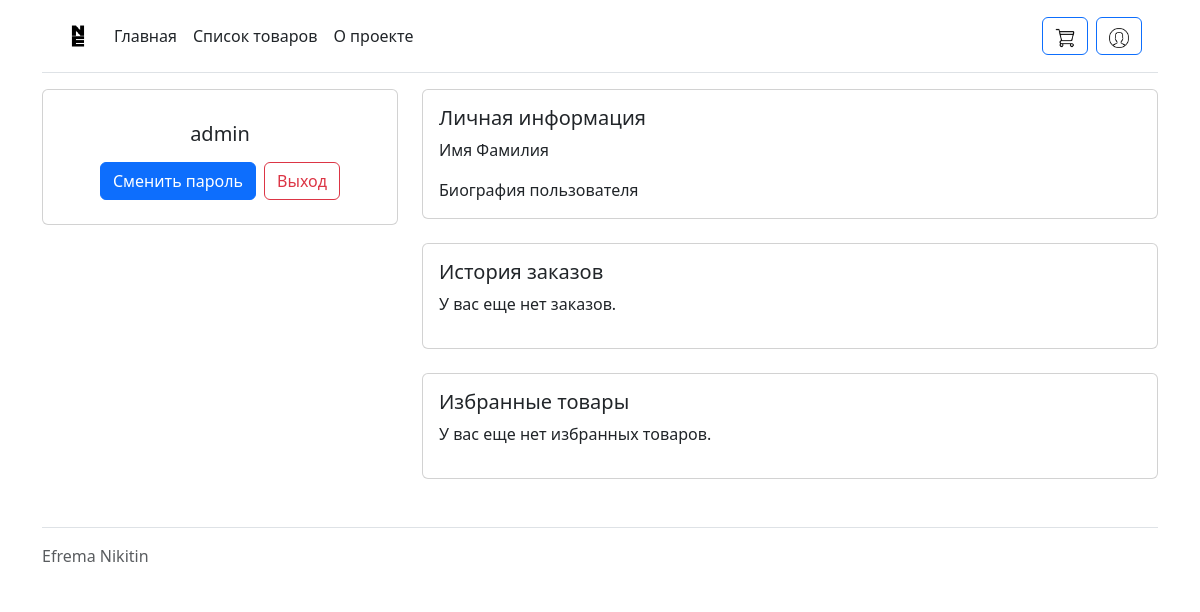
The page /profile/ (signed in) on the database as committed earlier.
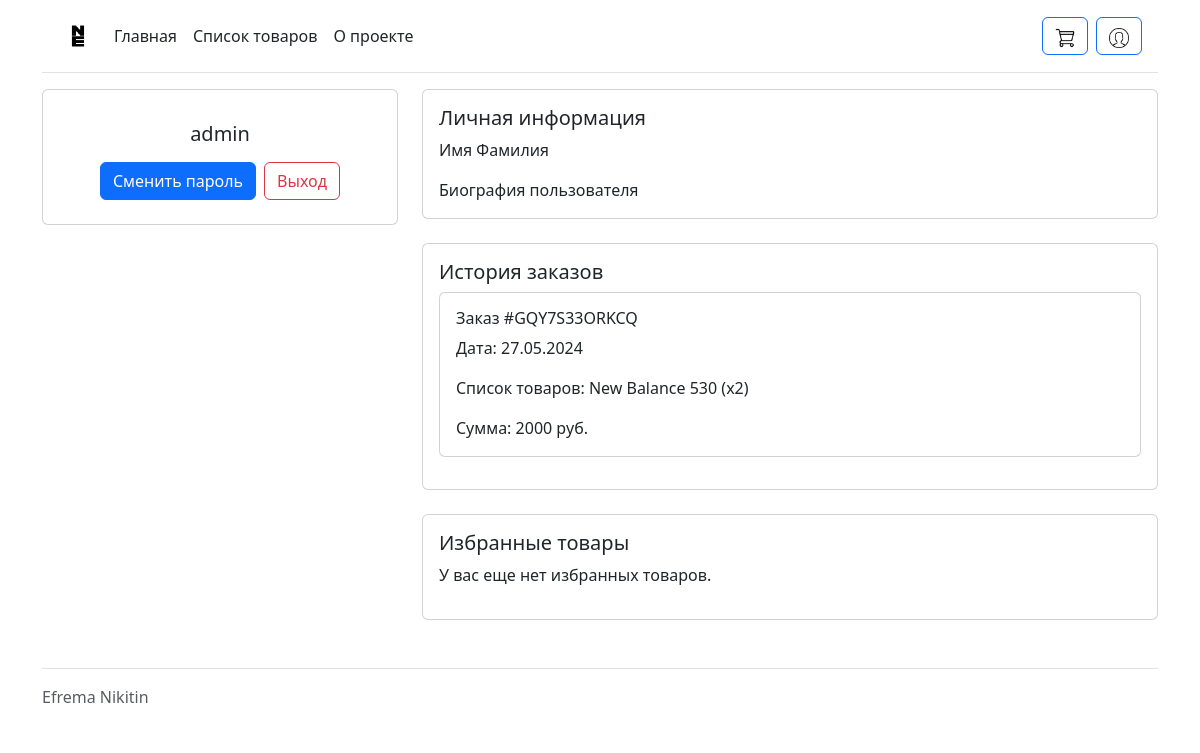
The same page on the database as committed later.
### catalog/models.py (models this page shows, shortened)
class OrderHistory(models.Model):
    user = models.ForeignKey(User, on_delete=models.CASCADE, related_name='orders')
    order_number = models.CharField(max_length=20, unique=True)
    order_date = models.DateTimeField(auto_now_add=True)
    items = models.TextField()
    total_price = models.PositiveIntegerField(default=1)

### homepage/views.py (the view)
# urls.py: path("profile/", homepage.views.profile, name="profile"),
def profile(request):
    user = request.user
    if user.is_authenticated:
        orders = OrderHistory.objects.filter(user=user).order_by('-order_date')
    else:
        orders = []
    context = {"user": user,
               'orders': orders}
    template = "homepage/profile.html"
    return render(request, template, context)

### templates/homepage/profile.html (shortened to what this page needs)
{% extends "base.html" %}
{% load static %}
{% block content %}
  {% if user.is_authenticated %}
    <div class="row">
      <div class="col-md-4">
        <div class="card mb-4">
          <div class="card-body text-center">
            <h5 class="my-3">{{ user.username }}</h5>
            <div class="d-flex justify-content-center mb-2">
              <a href="{% url 'users:password_change' %}" class="btn btn-primary me-2">Сменить пароль</a>
              <a href="{% url 'users:logout' %}" class="btn btn-outline-danger">Выход</a>
            </div>
          </div>
        </div>
      </div>
      <div class="col-md-8">
        <div class="card mb-4">
          <div class="card-body">
            <h5 class="card-title">Личная информация</h5>
            <p class="card-text">Имя Фамилия</p>
            <p class="card-text">Биография пользователя</p>
          </div>
        </div>
        <div class="card mb-4">
          <div class="card-body">
            <h5 class="card-title">История заказов</h5>
            {% for order in orders %}
            <div class="card mb-3">
              <div class="card-body">
                <h6 class="card-title">Заказ #{{ order.order_number }}</h6>
                <p class="card-text">Дата: {{ order.order_date|date:"d.m.Y" }}</p>
                <p class="card-text">Список товаров: {{ order.items }}</p>
                <p class="card-text">Сумма: {{ order.total_price }} руб.</p>
              </div>
            </div>
            {% empty %}
            <p>У вас еще нет заказов.</p>
            {% endfor %}
          </div>
        </div>
        <div class="card mb-4">
          <div class="card-body">
            <h5 class="card-title">Избранные товары</h5>
            <div class="row">
              {% for favorite in user.favorite_items.all %}
              <div class="col-md-4">
                <a href="{% url 'catalog:item_detail' favorite.item.pk %}" class="card-link">
                  <div class="card position-relative">
                    <img src="{{ favorite.item.item_main_image.image.url }}" class="card-img-top">
                    <div class="card-body">
                      <h5 class="card-title">{{ favorite.item.name }}</h5>
                      <p class="card-text">{{ favorite.item.price }} руб</p>
                    </div>
                    <a href="#" class="position-absolute bottom-0 end-0 m-3 favorite-toggle" data-item-id="{{ favorite.item.pk }}">
                      <svg xmlns="http://www.w3.org/2000/svg" viewBox="0 0 24 24" fill="red" width="24px" height="24px">
                        <path d="M0 0h24v24H0z" fill="none"/>
                        <path d="M12 17.27L18.18 21l-1.64-7.03L22 9.24l-7.19-.61L12 2 9.19 8.63 2 9.24l5.46 4.73L5.82 21z"/>
                      </svg>
                    </a>
                  </div>
                </a>
              </div>
              {% empty %}
              <p>У вас еще нет избранных товаров.</p>
              {% endfor %}
            </div>
          </div>
        </div>
      </div>
    </div>
  {% else %}
    {% url 'users:login' as the_url %}
    <meta http-equiv="refresh" content="0; url={{ the_url }}">
  {% endif %}
{% endblock %}

Rows that differ between the two databases and show on the page:
added OrderHistory: order_number "GQY7S33ORKCQ", order_date "27.05.2024", items "New Balance 530 (x2)", total_price "2000"
Other text that changed with them:
text no longer shown: "У вас еще нет заказов."
